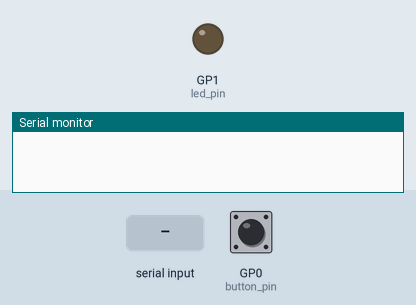
Simulated run of this sketch. Board: Raspberry Pi Pico. On the bench: output pins drawn as LEDs (lit = HIGH), the last lines printed to the serial monitor. The test bench sets the inputs (shaded band); at power-on: GP0 (button_pin) HIGH.

Above: at 1.2 s.
1.3 s: GP0 (button_pin) pulled LOW for 0.15 s
At 1.37 s:
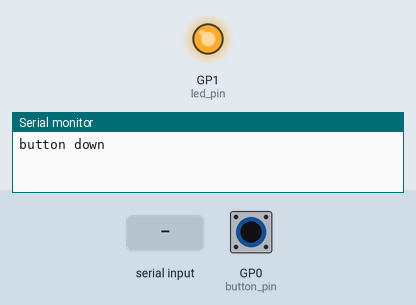
2.9 s: "1" received over Serial
At 3.6 s:
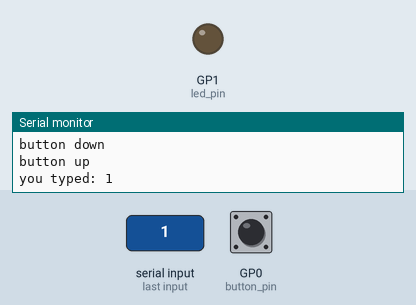
4.5 s: GP0 (button_pin) pulled LOW for 3.2 s
At 5.6 s:
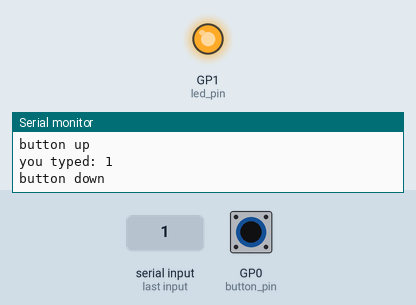
Timing chart, 0 to 9.2 s (numbered marks = the images above; inputs shaded):
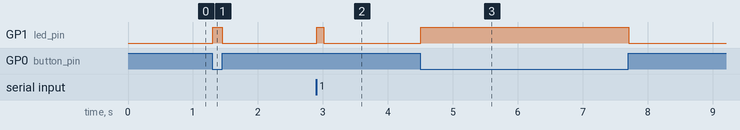

Measured:
- after the input at 1.3 s, GP1 (led_pin): LOW → HIGH at once, → LOW 0.15 s later
- after the input at 2.9 s, GP1 (led_pin): LOW → HIGH at once, → LOW 0.11 s later
- after the input at 4.5 s, GP1 (led_pin): LOW → HIGH at once, → LOW 3.2 s later

The sketch:

hello.button-blink.RP2040.2.ino
```cpp
// (licence header left out)
#define led_pin 1
#define button_pin 0

void setup() {
   pinMode(led_pin,OUTPUT);
   pinMode(button_pin,INPUT_PULLUP);
   Serial.begin();
   Serial.setTimeout(10);
   }

void setup1() {
   }

bool button_up = true;

void loop() {
   if ((digitalRead(button_pin) == LOW) && button_up) {
      digitalWrite(led_pin,HIGH);
      Serial.println("button down");
      button_up = false;
      }
   else if ((digitalRead(button_pin) == HIGH) && !button_up) {
      digitalWrite(led_pin,LOW);
      Serial.println("button up");
      button_up = true;
      }
   }

void loop1() {
   if (Serial.available()) {
      digitalWrite(led_pin,HIGH);
      String s = Serial.readString();
      Serial.print("you typed: ");
      Serial.println(s);
      delay(100);
      digitalWrite(led_pin,LOW);
      }
   }
```
